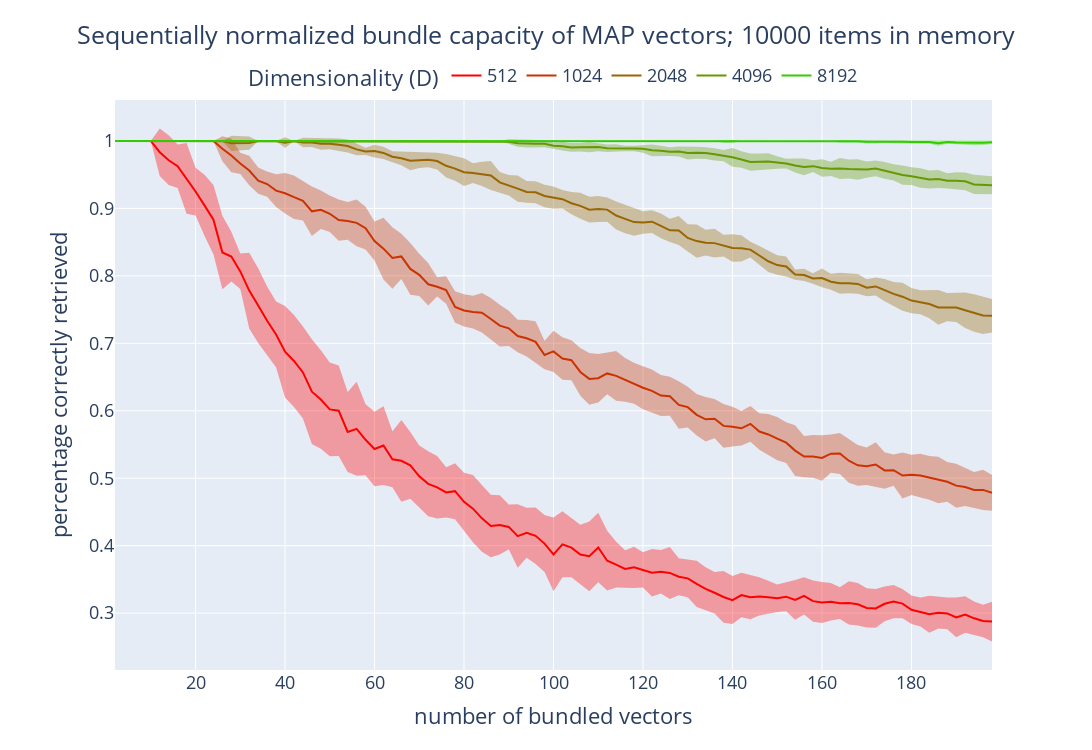

Source (notebook cell):
### Code cell
fig = go.Figure()

for d_idx in range(len(DIMENSIONS)):
  fig.add_trace(go.Scatter(x=BUNDLE_SIZES, y=prob_corr_retrieval_mean[d_idx, :],
               name=f'{DIMENSIONS[d_idx]}',
              #  error_y=dict(type='data', array=prob_corr_retrieval_std[d_idx, :], visible=True),
              #set color using a color map 
              line=dict(color=f'rgb({255 - 255 * d_idx // len(DIMENSIONS)}, {255 * d_idx // len(DIMENSIONS)}, 1, 1)'),
               mode='lines'))
  # continuous error bands
  fig.add_trace(go.Scatter(
      x=BUNDLE_SIZES + BUNDLE_SIZES[::-1],
      y=np.concatenate([prob_corr_retrieval_mean[d_idx, :] + prob_corr_retrieval_std[d_idx, :],
                        (prob_corr_retrieval_mean[d_idx, :] - prob_corr_retrieval_std[d_idx, :]).flip(0)]),
      fill='toself',
      line=dict(width=0),
      fillcolor=f'rgba({255 - 255 * d_idx // len(DIMENSIONS)}, {255 * d_idx // len(DIMENSIONS)}, 1, 0.35)',
      showlegend=False
  ))

fig.update_layout(title=dict(
            text=f'Sequentially normalized bundle capacity of {vsa_type} vectors; {item_memory_size} items in memory',
            x=0.5,
            y=.965,
          ),
          legend=dict(
            orientation="h",
            yanchor="top",
            y=1.075,
            xanchor="center",
            x=0.5,
            title='Dimensionality (D)'
          ),
          xaxis_title='number of bundled vectors',
          yaxis_title='percentage correctly retrieved',
          width=1250,
          height=750,
          font=dict(
            size=18,
          ),
          margin=dict(l=115, r=100, t=100, b=80),
)

fig.show()

### Figure 1 — Plotly figure (JSON) as saved in the notebook; plotly's stock layout.template omitted (floating-point values rounded to 4 significant figures; data arrays with more than 128 entries replaced by an {"elided": "..."} marker saying what was removed)
{"data": [{"line": {"color": "rgb(255, 0, 1, 1)"}, "mode": "lines", "name": "512", "type": "scatter", "x": [2, 4, 6, 8, 10, 12, 14, 16, 18, 20, 22, 24, 26, 28, 30, 32, 34, 36, 38, 40, 42, 44, 46, 48, 50, 52, 54, 56, 58, 60, 62, 64, 66, 68, 70, 72, 74, 76, 78, 80, 82, 84, 86, 88, 90, 92, 94, 96, 98, 100, 102, 104, 106, 108, 110, 112, 114, 116, 118, 120, 122, 124, 126, 128, 130, 132, 134, 136, 138, 140, 142, 144, 146, 148, 150, 152, 154, 156, 158, 160, 162, 164, 166, 168, 170, 172, 174, 176, 178, 180, 182, 184, 186, 188, 190, 192, 194, 196, 198], "y": [1, 1, 1, 1, 1, 0.9833, 0.9714, 0.9625, 0.9444, 0.925, 0.9045, 0.8833, 0.8346, 0.8286, 0.8067, 0.7781, 0.7559, 0.7333, 0.7132, 0.6875, 0.6738, 0.6568, 0.6283, 0.6167, 0.602, 0.6, 0.5685, 0.5732, 0.5569, 0.5433, 0.5484, 0.5281, 0.5258, 0.5191, 0.5029, 0.4917, 0.4865, 0.4789, 0.4808, 0.465, 0.4549, 0.4405, 0.4291, 0.4307, 0.4278, 0.4141, 0.4191, 0.4146, 0.4031, 0.387, 0.402, 0.3971, 0.3868, 0.3843, 0.3973, 0.3777, 0.3719, 0.3655, 0.3678, 0.3642, 0.3598, 0.3613, 0.3595, 0.3539, 0.3515, 0.3432, 0.3358, 0.3301, 0.3239, 0.3193, 0.3268, 0.3236, 0.3247, 0.3236, 0.322, 0.3243, 0.3195, 0.3256, 0.3177, 0.3156, 0.3167, 0.3146, 0.3151, 0.3131, 0.3076, 0.307, 0.3138, 0.317, 0.314, 0.305, 0.3016, 0.2984, 0.3005, 0.2995, 0.2937, 0.2979, 0.2923, 0.2883, 0.2874]}, {"fill": "toself", "fillcolor": "rgba(255, 0, 1, 0.35)", "line": {"width": 0}, "showlegend": false, "type": "scatter", "x": {"elided": "198 int values"}, "y": {"elided": "198 float values"}}, {"line": {"color": "rgb(204, 51, 1, 1)"}, "mode": "lines", "name": "1024", "type": "scatter", "x": [2, 4, 6, 8, 10, 12, 14, 16, 18, 20, 22, 24, 26, 28, 30, 32, 34, 36, 38, 40, 42, 44, 46, 48, 50, 52, 54, 56, 58, 60, 62, 64, 66, 68, 70, 72, 74, 76, 78, 80, 82, 84, 86, 88, 90, 92, 94, 96, 98, 100, 102, 104, 106, 108, 110, 112, 114, 116, 118, 120, 122, 124, 126, 128, 130, 132, 134, 136, 138, 140, 142, 144, 146, 148, 150, 152, 154, 156, 158, 160, 162, 164, 166, 168, 170, 172, 174, 176, 178, 180, 182, 184, 186, 188, 190, 192, 194, 196, 198], "y": [1, 1, 1, 1, 1, 1, 1, 1, 1, 1, 1, 1, 0.9885, 0.9786, 0.9667, 0.9563, 0.9412, 0.9361, 0.9263, 0.9225, 0.9167, 0.9114, 0.8957, 0.8979, 0.892, 0.8827, 0.8815, 0.8786, 0.8707, 0.8517, 0.8403, 0.8266, 0.8288, 0.8103, 0.8014, 0.7875, 0.7838, 0.7789, 0.7538, 0.7487, 0.7463, 0.7452, 0.736, 0.7261, 0.7222, 0.7109, 0.7074, 0.7021, 0.6827, 0.688, 0.6775, 0.675, 0.6575, 0.6472, 0.6482, 0.6554, 0.6518, 0.6457, 0.6407, 0.6342, 0.6295, 0.6226, 0.6214, 0.6086, 0.6054, 0.5939, 0.5873, 0.5882, 0.5775, 0.5764, 0.5739, 0.5806, 0.5692, 0.5649, 0.5587, 0.5526, 0.5409, 0.5321, 0.5323, 0.53, 0.5364, 0.5366, 0.5259, 0.519, 0.5176, 0.5203, 0.5115, 0.5119, 0.5039, 0.505, 0.5038, 0.5005, 0.4973, 0.4947, 0.4889, 0.487, 0.4825, 0.4827, 0.4783]}, {"fill": "toself", "fillcolor": "rgba(204, 51, 1, 0.35)", "line": {"width": 0}, "showlegend": false, "type": "scatter", "x": {"elided": "198 int values"}, "y": {"elided": "198 float values"}}, {"line": {"color": "rgb(153, 102, 1, 1)"}, "mode": "lines", "name": "2048", "type": "scatter", "x": [2, 4, 6, 8, 10, 12, 14, 16, 18, 20, 22, 24, 26, 28, 30, 32, 34, 36, 38, 40, 42, 44, 46, 48, 50, 52, 54, 56, 58, 60, 62, 64, 66, 68, 70, 72, 74, 76, 78, 80, 82, 84, 86, 88, 90, 92, 94, 96, 98, 100, 102, 104, 106, 108, 110, 112, 114, 116, 118, 120, 122, 124, 126, 128, 130, 132, 134, 136, 138, 140, 142, 144, 146, 148, 150, 152, 154, 156, 158, 160, 162, 164, 166, 168, 170, 172, 174, 176, 178, 180, 182, 184, 186, 188, 190, 192, 194, 196, 198], "y": [1, 1, 1, 1, 1, 1, 1, 1, 1, 1, 1, 1, 1, 0.9964, 0.9967, 0.9969, 1, 1, 1, 0.9975, 1, 0.9977, 0.9978, 0.9958, 0.996, 0.9942, 0.9926, 0.9875, 0.9845, 0.985, 0.9823, 0.9766, 0.9742, 0.9706, 0.9714, 0.9722, 0.9703, 0.9632, 0.959, 0.9537, 0.9524, 0.9512, 0.9488, 0.9386, 0.9344, 0.9293, 0.9245, 0.924, 0.9184, 0.916, 0.9137, 0.9077, 0.9038, 0.8981, 0.8991, 0.8982, 0.8895, 0.8845, 0.8797, 0.8792, 0.8803, 0.8742, 0.8675, 0.8672, 0.8562, 0.8515, 0.8493, 0.8485, 0.8449, 0.8414, 0.8408, 0.8389, 0.8301, 0.8216, 0.816, 0.8138, 0.8019, 0.8013, 0.7962, 0.7969, 0.7914, 0.789, 0.7892, 0.7881, 0.7824, 0.7843, 0.7787, 0.7733, 0.7691, 0.7633, 0.761, 0.7582, 0.7532, 0.7537, 0.7532, 0.749, 0.7448, 0.7413, 0.7409]}, {"fill": "toself", "fillcolor": "rgba(153, 102, 1, 0.35)", "line": {"width": 0}, "showlegend": false, "type": "scatter", "x": {"elided": "198 int values"}, "y": {"elided": "198 float values"}}, {"line": {"color": "rgb(102, 153, 1, 1)"}, "mode": "lines", "name": "4096", "type": "scatter", "x": [2, 4, 6, 8, 10, 12, 14, 16, 18, 20, 22, 24, 26, 28, 30, 32, 34, 36, 38, 40, 42, 44, 46, 48, 50, 52, 54, 56, 58, 60, 62, 64, 66, 68, 70, 72, 74, 76, 78, 80, 82, 84, 86, 88, 90, 92, 94, 96, 98, 100, 102, 104, 106, 108, 110, 112, 114, 116, 118, 120, 122, 124, 126, 128, 130, 132, 134, 136, 138, 140, 142, 144, 146, 148, 150, 152, 154, 156, 158, 160, 162, 164, 166, 168, 170, 172, 174, 176, 178, 180, 182, 184, 186, 188, 190, 192, 194, 196, 198], "y": [1, 1, 1, 1, 1, 1, 1, 1, 1, 1, 1, 1, 1, 1, 1, 1, 1, 1, 1, 1, 1, 1, 1, 1, 1, 1, 1, 1, 1, 1, 1, 1, 1, 1, 1, 1, 1, 1, 1, 1, 1, 1, 1, 1, 0.9989, 0.9967, 0.9957, 0.9958, 0.9959, 0.993, 0.9922, 0.9904, 0.9906, 0.9907, 0.9909, 0.9893, 0.9895, 0.9888, 0.989, 0.9883, 0.9861, 0.9855, 0.9841, 0.9844, 0.9823, 0.9826, 0.9821, 0.9801, 0.9783, 0.9757, 0.9725, 0.9688, 0.9692, 0.9696, 0.968, 0.9664, 0.9636, 0.9615, 0.9627, 0.96, 0.9586, 0.9591, 0.9584, 0.9577, 0.9576, 0.9593, 0.9563, 0.9534, 0.9494, 0.9478, 0.9451, 0.9429, 0.9435, 0.941, 0.9411, 0.9401, 0.9356, 0.9352, 0.9343]}, {"fill": "toself", "fillcolor": "rgba(102, 153, 1, 0.35)", "line": {"width": 0}, "showlegend": false, "type": "scatter", "x": {"elided": "198 int values"}, "y": {"elided": "198 float values"}}, {"line": {"color": "rgb(51, 204, 1, 1)"}, "mode": "lines", "name": "8192", "type": "scatter", "x": [2, 4, 6, 8, 10, 12, 14, 16, 18, 20, 22, 24, 26, 28, 30, 32, 34, 36, 38, 40, 42, 44, 46, 48, 50, 52, 54, 56, 58, 60, 62, 64, 66, 68, 70, 72, 74, 76, 78, 80, 82, 84, 86, 88, 90, 92, 94, 96, 98, 100, 102, 104, 106, 108, 110, 112, 114, 116, 118, 120, 122, 124, 126, 128, 130, 132, 134, 136, 138, 140, 142, 144, 146, 148, 150, 152, 154, 156, 158, 160, 162, 164, 166, 168, 170, 172, 174, 176, 178, 180, 182, 184, 186, 188, 190, 192, 194, 196, 198], "y": [1, 1, 1, 1, 1, 1, 1, 1, 1, 1, 1, 1, 1, 1, 1, 1, 1, 1, 1, 1, 1, 1, 1, 1, 1, 1, 1, 1, 1, 1, 1, 1, 1, 1, 1, 1, 1, 1, 1, 1, 1, 1, 1, 1, 1, 1, 1, 1, 1, 1, 1, 1, 1, 1, 1, 1, 1, 1, 1, 1, 1, 1, 1, 1, 1, 1, 1, 1, 0.9993, 0.9993, 1, 1, 1, 1, 1, 1, 1, 1, 1, 1, 1, 0.9994, 0.9994, 0.9994, 0.9988, 0.9988, 0.9994, 0.9989, 0.9989, 0.9983, 0.9984, 0.9984, 0.9968, 0.9984, 0.9979, 0.9974, 0.9974, 0.9974, 0.998]}, {"fill": "toself", "fillcolor": "rgba(51, 204, 1, 0.35)", "line": {"width": 0}, "showlegend": false, "type": "scatter", "x": {"elided": "198 int values"}, "y": {"elided": "198 float values"}}], "layout": {"font": {"size": 18}, "height": 750, "legend": {"orientation": "h", "title": {"text": "Dimensionality (D)"}, "x": 0.5, "xanchor": "center", "y": 1.075, "yanchor": "top"}, "margin": {"b": 80, "l": 115, "r": 100, "t": 100}, "title": {"text": "Sequentially normalized bundle capacity of MAP vectors; 10000 items in memory", "x": 0.5, "y": 0.965}, "width": 1250, "xaxis": {"title": {"text": "number of bundled vectors"}}, "yaxis": {"title": {"text": "percentage correctly retrieved"}}}}
